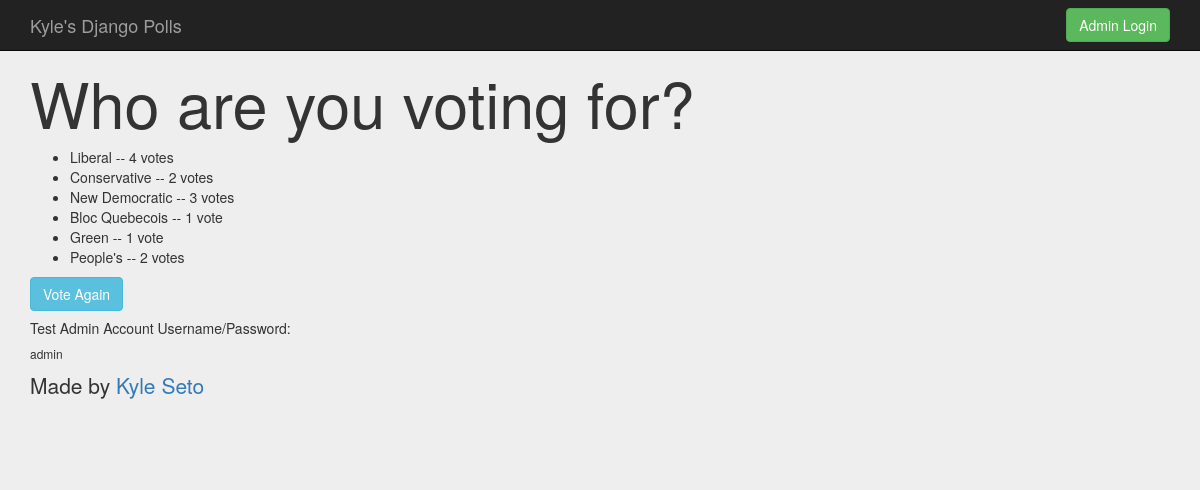
Page /polls/1/results/ on the committed database.
### polls/models.py (models this page shows, shortened)
class Question(models.Model):
    question_text = models.CharField(max_length = 100)
    pub_date = models.DateTimeField('date published')

class Choice(models.Model):
    choice_text = models.CharField(max_length = 200)
    votes = models.IntegerField(default = 0)
    question = models.ForeignKey(Question, on_delete=models.CASCADE)

### polls/views.py (the view)
# urls.py: path('<int:question_id>/results/', views.results, name='results'),
def results(request, question_id):
    question = get_object_or_404(Question, pk=question_id)
    return render(request, 'polls/results.html', {'question':question})

### polls/templates/polls/results.html
{% extends 'polls/base.html' %}
{% block main_content %}
<h1>{{question.question_text}}</h1>
<ul>
    {% for choice in question.choice_set.all %}
        <li> {{choice.choice_text}} -- {{choice.votes}} vote{{choice.votes|pluralize}}</li>
    {% endfor %}
</ul>
<a class="btn btn-info" href= "{% url 'polls:detail' question.id %}">Vote Again</a>
{% endblock %}

### polls/templates/polls/base.html (shortened to what this page needs)
{% load static %}
<!DOCTYPE html>
<html lang='en'>
<head>
    <link rel="stylesheet" type="text/css" href="{% static 'polls/bootstrap-3.3.7-dist/css/bootstrap.min.css' %}"/>
    <link rel="stylesheet" type="text/css" href="{% static 'polls/style.css' %}"/>
</head>
<body>
    {% include "polls/header.html" %}
    <div class="jumbotron">
        <div class="container">
            {% block main_content %}
            {% endblock %}
            {% include "polls/footer.html" %}
        </div>
    </div>
</body>
</html>

### polls/templates/polls/header.html (shortened to what this page needs)
    <nav class="navbar navbar-inverse navbar-fixed-top">
      <div class="container">
        <div class="navbar-header">
          <a class="navbar-brand" href="{% url 'polls:index' %}">Kyle's Django Polls</a>
        </div>
        <div id="navbar" class="navbar-collapse collapse">
          <form class="navbar-form navbar-right" action="{% url 'admin:index' %}">
            <button type="submit" class="btn btn-success">Admin Login</button>
          </form>
        </div>
      </div>
    </nav>

### polls/templates/polls/footer.html
<footer class="mastfoot mt-auto">
    <div class="inner">
        <h5>Test Admin Account Username/Password:</h5>
        <h6>admin</h6>
        <p>Made by <a href="https://github.com/kyleseto2">Kyle Seto</a></p>
    </div>
</footer>

### polls/static/polls/style.css (style rules this page uses)
body { background-color:rgb(238, 238, 238); }

### rows in the picture
Question: question_text "Who are you voting for?"
Choice: choice_text "Liberal", votes "4"
Choice: choice_text "Conservative", votes "2"
Choice: choice_text "New Democratic", votes "3"
Choice: choice_text "Bloc Quebecois", votes "1"
Choice: choice_text "Green", votes "1"
Choice: choice_text "People's", votes "2"
